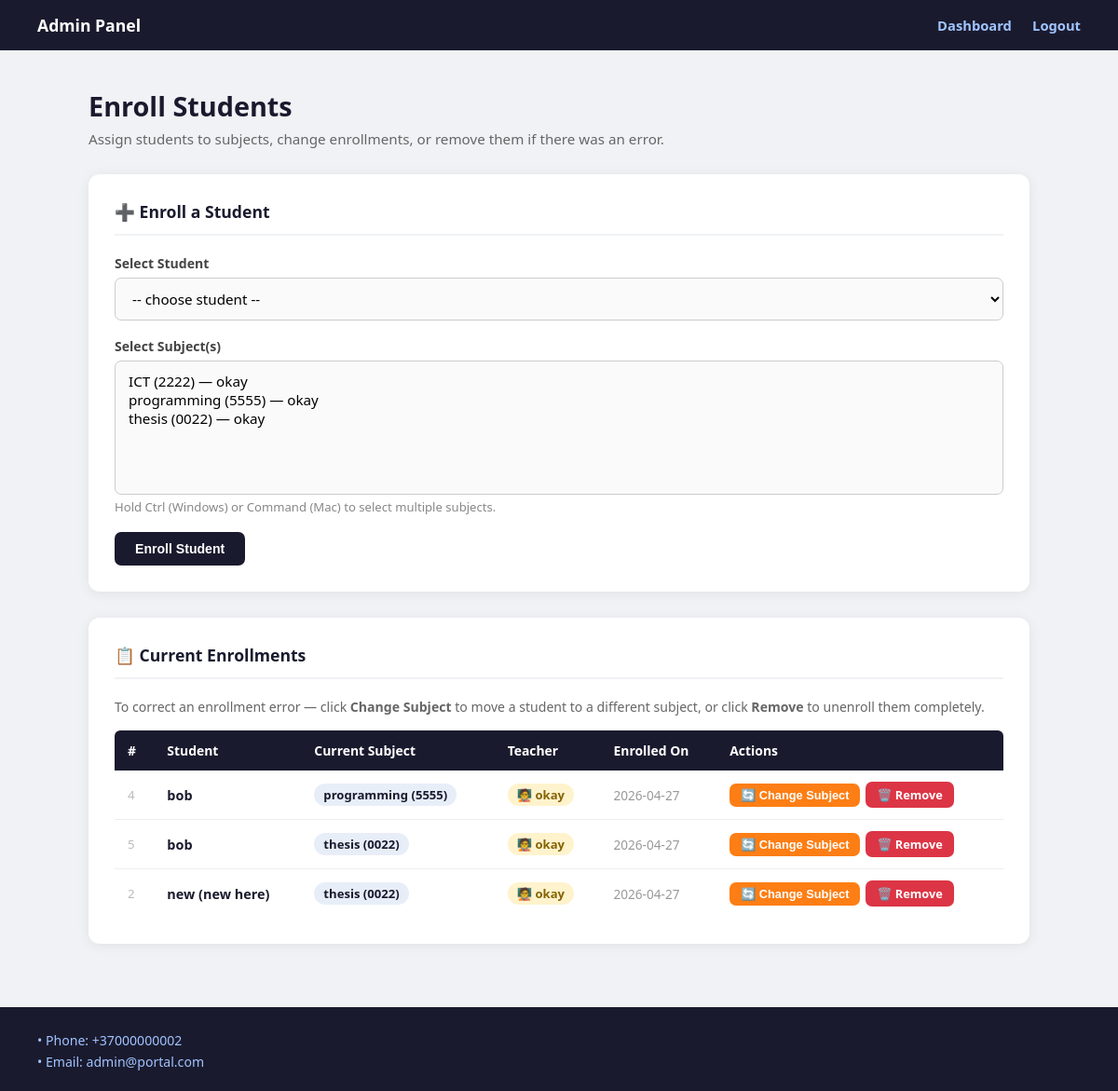
Before: /enroll_students.php (signed in) with the older database file.
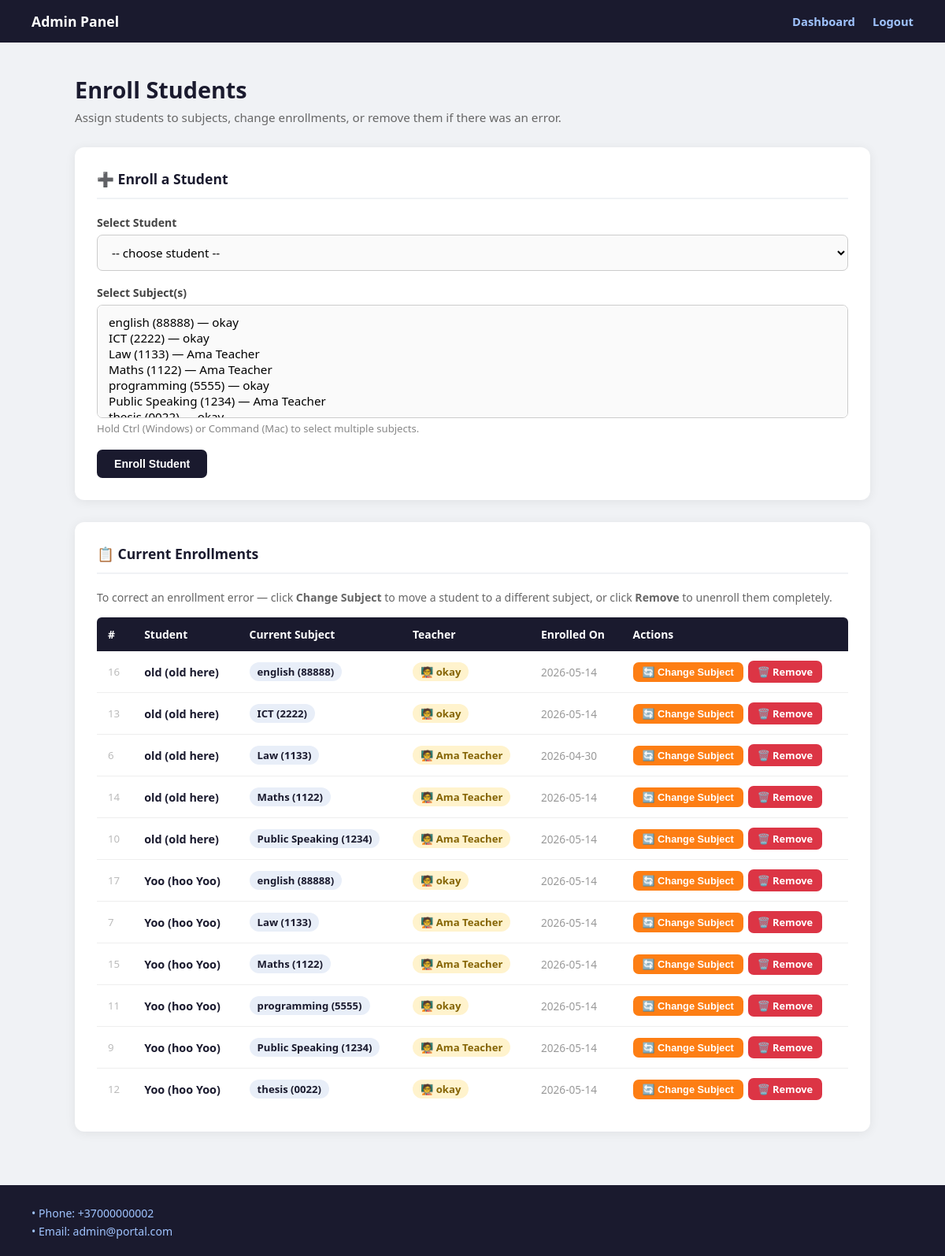
After: the same page with the newer database file.
### tables this page shows
CREATE TABLE `enrollments` (
  `id` int(11) NOT NULL,
  `student_id` int(11) NOT NULL,
  `subject_id` int(11) NOT NULL,
  `enrolled_at` timestamp NOT NULL DEFAULT current_timestamp()
);

CREATE TABLE `users` (
  `id` int(11) NOT NULL COMMENT 'Unique ID for each user',
  `username` varchar(50) NOT NULL COMMENT 'User''s login name',
  `password` varchar(255) NOT NULL COMMENT 'User''s password',
  `name` varchar(100) DEFAULT NULL COMMENT 'User''s first name',
  `surname` varchar(100) DEFAULT NULL COMMENT 'User''s last name',
  `birth_year` year(4) DEFAULT NULL COMMENT 'User''s year of birth',
  `description` text DEFAULT NULL COMMENT 'A long text about the user',
  `photo` varchar(255) DEFAULT NULL COMMENT 'The file path of the user''s photo',
  `role` enum('student','teacher') NOT NULL DEFAULT 'student'
);

CREATE TABLE `subjects` (
  `id` int(11) NOT NULL,
  `subject_name` varchar(100) NOT NULL,
  `subject_code` varchar(20) DEFAULT NULL,
  `teacher_id` int(11) NOT NULL,
  `created_at` timestamp NOT NULL DEFAULT current_timestamp()
);

### enroll_students.php (the view, shortened to what this page needs)
<?php
require_once 'config.php';
$subjects = [];
$sql = "SELECT s.id, s.subject_name, s.subject_code, u.username AS teacher_username
        FROM subjects s
        JOIN users u ON u.id = s.teacher_id
        ORDER BY s.subject_name ASC";
$res = $conn->query($sql);
while ($row = $res->fetch_assoc()) $subjects[] = $row;
$sql_enr = "SELECT e.id, e.enrolled_at,
                   st.id AS student_id, st.username AS student_username, st.name AS student_name, st.surname AS student_surname,
                   s.id AS subject_id, s.subject_name, s.subject_code,
                   t.username AS teacher_username
            FROM enrollments e
            JOIN users st ON st.id = e.student_id
            JOIN subjects s ON s.id = e.subject_id
            JOIN users t ON t.id = s.teacher_id
            ORDER BY st.username ASC, s.subject_name ASC";
$enrollments_res = $conn->query($sql_enr);
$enrollments = [];
while ($row = $enrollments_res->fetch_assoc()) $enrollments[] = $row;
?>
<!DOCTYPE html>
<html lang="en">
<head>
</head>
<body>
<div class="navbar">
    <div class="logo">Admin Panel</div>
    <div>
        <a href="admin_dashboard.php">Dashboard</a>
        <a href="admin_logout.php">Logout</a>
    </div>
</div>
<div class="container">
    <div class="page-title">
        <h1>Enroll Students</h1>
        <p>Assign students to subjects, change enrollments, or remove them if there was an error.</p>
    </div>
    <div class="card">
        <h2>➕ Enroll a Student</h2>
        <form method="post">
            <label>Select Student</label>
            <select name="student_id" required>
                <option value="">-- choose student --</option>
            </select>
            <label>Select Subject(s)</label>
            <select name="subject_ids[]" multiple size="6" required>
                <?php foreach ($subjects as $subject):
                ?>
                    <option value="<?php echo (int)$subject['id']; ?>">
                    </option>
                <?php endforeach; ?>
            </select>
            <small>Hold Ctrl (Windows) or Command (Mac) to select multiple subjects.</small>
            <button type="submit" class="btn btn-primary">Enroll Student</button>
        </form>
    </div>
    <div class="card">
        <h2>📋 Current Enrollments</h2>
        <p style="color:#666;font-size:0.88rem;margin-bottom:16px;">
            To correct an enrollment error — click <strong>Change Subject</strong> to move a student to a different subject, or click <strong>Remove</strong> to unenroll them completely.
        </p>
        <?php if (count($enrollments) === 0): ?>
            <div class="empty">No enrollments found yet.</div>
        <?php else: ?>
        <table>
            <thead>
                <tr>
                    <th>#</th>
                    <th>Student</th>
                    <th>Current Subject</th>
                    <th>Teacher</th>
                    <th>Enrolled On</th>
                    <th>Actions</th>
                </tr>
            </thead>
            <tbody>
                <?php foreach ($enrollments as $enr):
                    $full = trim(($enr['student_name'] ?? '') . ' ' . ($enr['student_surname'] ?? ''));
                    $student_label = $enr['student_username'] . ($full ? " ($full)" : "");
                    $subject_label = $enr['subject_name'] . (!empty($enr['subject_code']) ? " ({$enr['subject_code']})" : "");
                ?>
                <tr>
                    <td style="color:#bbb;font-size:0.83rem;"><?php echo (int)$enr['id']; ?></td>
                    <td><span class="student-name"><?php echo htmlspecialchars($student_label); ?></span></td>
                    <td><span class="subject-badge"><?php echo htmlspecialchars($subject_label); ?></span></td>
                    <td><span class="teacher-badge">🧑‍🏫 <?php echo htmlspecialchars($enr['teacher_username']); ?></span></td>
                    <td style="color:#999;font-size:0.85rem;"><?php echo htmlspecialchars(substr($enr['enrolled_at'], 0, 10)); ?></td>
                    <td>
                        <div class="actions">
                            <button type="button" class="btn btn-warning btn-sm"
                                    onclick="toggleChange(<?php echo (int)$enr['id']; ?>)">
                                🔄 Change Subject
                            </button>
                            <a href="enroll_students.php?remove_id=<?php echo (int)$enr['id']; ?>"
                               class="btn btn-danger btn-sm"
                               onclick="return confirm('Remove <?php echo htmlspecialchars(addslashes($student_label)); ?> from <?php echo htmlspecialchars(addslashes($subject_label)); ?>?\n\nThis will unenroll the student from this subject.')">
                               🗑️ Remove
                            </a>
                        </div>
                    </td>
                </tr>
                <?php endforeach; ?>
            </tbody>
        </table>
        <?php endif; ?>
    </div>
</div>
<div class="footer">
    <p>• Phone: +37000000002</p>
    <p>• Email: admin@portal.com</p>
</div>
</body>
</html>

Changed rows visible on the page:
removed enrollments: id "4", student.username "bob", subject.subject_code "programming (5555)", users.username "okay", enrolled_at "2026-04-27"
removed enrollments: id "5", student.username "bob", subject.subject_code "thesis (0022)", users.username "okay", enrolled_at "2026-04-27"
removed enrollments: id "2", student.surname "new (new here)", subject.subject_code "thesis (0022)", users.username "okay", enrolled_at "2026-04-27"
added enrollments: id "16", student.surname "old (old here)", subject.subject_code "english (88888)", users.username "okay", enrolled_at "2026-05-14"
added enrollments: id "13", student.surname "old (old here)", subject.subject_code "ICT (2222)", users.username "okay", enrolled_at "2026-05-14"
added enrollments: id "6", student.surname "old (old here)", subject.subject_code "Law (1133)", users.username "Ama Teacher", enrolled_at "2026-04-30"
added enrollments: id "14", student.surname "old (old here)", subject.subject_code "Maths (1122)", users.username "Ama Teacher", enrolled_at "2026-05-14"
added enrollments: id "10", student.surname "old (old here)", subject.subject_code "Public Speaking (1234)", users.username "Ama Teacher", enrolled_at "2026-05-14"
added enrollments: id "17", student.surname "Yoo (hoo Yoo)", subject.subject_code "english (88888)", users.username "okay", enrolled_at "2026-05-14"
added enrollments: id "7", student.surname "Yoo (hoo Yoo)", subject.subject_code "Law (1133)", users.username "Ama Teacher", enrolled_at "2026-05-14"
added enrollments: id "15", student.surname "Yoo (hoo Yoo)", subject.subject_code "Maths (1122)", users.username "Ama Teacher", enrolled_at "2026-05-14"
added enrollments: id "11", student.surname "Yoo (hoo Yoo)", subject.subject_code "programming (5555)", users.username "okay", enrolled_at "2026-05-14"
added enrollments: id "9", student.surname "Yoo (hoo Yoo)", subject.subject_code "Public Speaking (1234)", users.username "Ama Teacher", enrolled_at "2026-05-14"
added enrollments: id "12", student.surname "Yoo (hoo Yoo)", subject.subject_code "thesis (0022)", users.username "okay", enrolled_at "2026-05-14"
Other visible differences:
form field value: "ICT (2222) — okay / programming (5555) — okay / thesis (0022) — okay" → "english (88888) — okay / ICT (2222) — okay / Law (1133) — Ama Teacher / Maths (1122) — Ama Teacher / programming (5555) — okay / Public Speaking (1234) — Ama Teacher"
